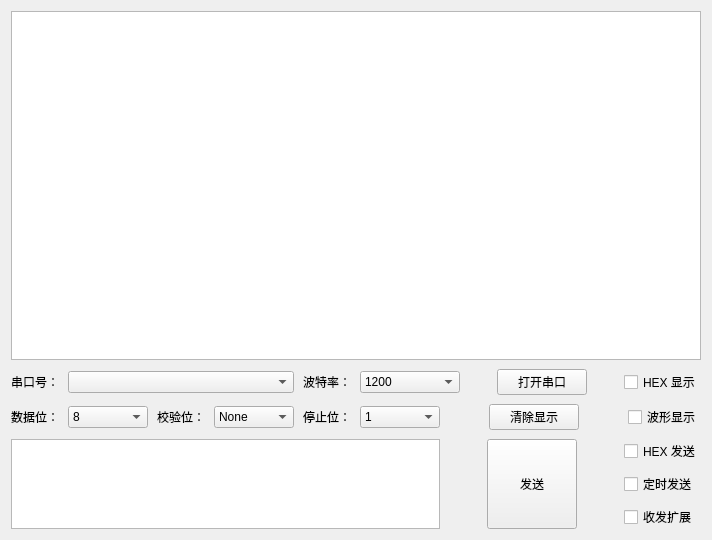
<?xml version="1.0" encoding="UTF-8"?>
<ui version="4.0">
 <author>XIVN1987</author>
 <class>SERCOM</class>
 <widget class="QWidget" name="SERCOM">
  <property name="geometry">
   <rect>
    <x>0</x>
    <y>0</y>
    <width>712</width>
    <height>540</height>
   </rect>
  </property>
  <property name="sizePolicy">
   <sizepolicy hsizetype="Preferred" vsizetype="Preferred">
    <horstretch>0</horstretch>
    <verstretch>0</verstretch>
   </sizepolicy>
  </property>
  <property name="windowTitle">
   <string>XIVN1987 串口助手</string>
  </property>
  <property name="windowIcon">
   <iconset>
    <normaloff>Image/serial.ico</normaloff>Image/serial.ico</iconset>
  </property>
  <layout class="QVBoxLayout" name="vLayout0">
   <property name="spacing">
    <number>9</number>
   </property>
   <item>
    <widget class="QTextEdit" name="txtMain">
     <property name="frameShadow">
      <enum>QFrame::Sunken</enum>
     </property>
     <property name="textInteractionFlags">
      <set>Qt::TextSelectableByKeyboard|Qt::TextSelectableByMouse</set>
     </property>
    </widget>
   </item>
   <item>
    <layout class="QHBoxLayout" name="hLayout1">
     <property name="spacing">
      <number>9</number>
     </property>
     <item>
      <widget class="QLabel" name="lblPort">
       <property name="sizePolicy">
        <sizepolicy hsizetype="Fixed" vsizetype="Fixed">
         <horstretch>0</horstretch>
         <verstretch>0</verstretch>
        </sizepolicy>
       </property>
       <property name="text">
        <string>串口号：</string>
       </property>
      </widget>
     </item>
     <item>
      <widget class="QComboBox" name="cmbPort">
       <property name="sizePolicy">
        <sizepolicy hsizetype="Fixed" vsizetype="Fixed">
         <horstretch>0</horstretch>
         <verstretch>0</verstretch>
        </sizepolicy>
       </property>
       <property name="minimumSize">
        <size>
         <width>226</width>
         <height>0</height>
        </size>
       </property>
       <property name="maximumSize">
        <size>
         <width>226</width>
         <height>16777215</height>
        </size>
       </property>
      </widget>
     </item>
     <item>
      <widget class="QLabel" name="lblBaud">
       <property name="sizePolicy">
        <sizepolicy hsizetype="Fixed" vsizetype="Fixed">
         <horstretch>0</horstretch>
         <verstretch>0</verstretch>
        </sizepolicy>
       </property>
       <property name="text">
        <string>波特率：</string>
       </property>
      </widget>
     </item>
     <item>
      <widget class="QComboBox" name="cmbBaud">
       <property name="sizePolicy">
        <sizepolicy hsizetype="Fixed" vsizetype="Fixed">
         <horstretch>0</horstretch>
         <verstretch>0</verstretch>
        </sizepolicy>
       </property>
       <property name="minimumSize">
        <size>
         <width>100</width>
         <height>0</height>
        </size>
       </property>
       <property name="currentIndex">
        <number>0</number>
       </property>
       <item>
        <property name="text">
         <string>1200</string>
        </property>
       </item>
       <item>
        <property name="text">
         <string>2400</string>
        </property>
       </item>
       <item>
        <property name="text">
         <string>4800</string>
        </property>
       </item>
       <item>
        <property name="text">
         <string>9600</string>
        </property>
       </item>
       <item>
        <property name="text">
         <string>14400</string>
        </property>
       </item>
       <item>
        <property name="text">
         <string>19200</string>
        </property>
       </item>
       <item>
        <property name="text">
         <string>28800</string>
        </property>
       </item>
       <item>
        <property name="text">
         <string>57600</string>
        </property>
       </item>
       <item>
        <property name="text">
         <string>115200</string>
        </property>
       </item>
       <item>
        <property name="text">
         <string>500000</string>
        </property>
       </item>
      </widget>
     </item>
     <item>
      <spacer name="hSpacer11">
       <property name="orientation">
        <enum>Qt::Horizontal</enum>
       </property>
       <property name="sizeHint" stdset="0">
        <size>
         <width>40</width>
         <height>20</height>
        </size>
       </property>
      </spacer>
     </item>
     <item>
      <widget class="QPushButton" name="btnOpen">
       <property name="sizePolicy">
        <sizepolicy hsizetype="Fixed" vsizetype="Fixed">
         <horstretch>0</horstretch>
         <verstretch>0</verstretch>
        </sizepolicy>
       </property>
       <property name="minimumSize">
        <size>
         <width>90</width>
         <height>0</height>
        </size>
       </property>
       <property name="text">
        <string>打开串口</string>
       </property>
       <property name="checkable">
        <bool>false</bool>
       </property>
      </widget>
     </item>
     <item>
      <spacer name="hSpacer12">
       <property name="orientation">
        <enum>Qt::Horizontal</enum>
       </property>
       <property name="sizeHint" stdset="0">
        <size>
         <width>40</width>
         <height>20</height>
        </size>
       </property>
      </spacer>
     </item>
     <item>
      <widget class="QCheckBox" name="chkHEXShow">
       <property name="sizePolicy">
        <sizepolicy hsizetype="Fixed" vsizetype="Fixed">
         <horstretch>0</horstretch>
         <verstretch>0</verstretch>
        </sizepolicy>
       </property>
       <property name="text">
        <string>HEX 显示</string>
       </property>
      </widget>
     </item>
    </layout>
   </item>
   <item>
    <layout class="QHBoxLayout" name="hLayout2">
     <property name="spacing">
      <number>9</number>
     </property>
     <item>
      <widget class="QLabel" name="lblData">
       <property name="sizePolicy">
        <sizepolicy hsizetype="Fixed" vsizetype="Fixed">
         <horstretch>0</horstretch>
         <verstretch>0</verstretch>
        </sizepolicy>
       </property>
       <property name="text">
        <string>数据位：</string>
       </property>
      </widget>
     </item>
     <item>
      <widget class="QComboBox" name="cmbData">
       <property name="sizePolicy">
        <sizepolicy hsizetype="Fixed" vsizetype="Fixed">
         <horstretch>0</horstretch>
         <verstretch>0</verstretch>
        </sizepolicy>
       </property>
       <property name="minimumSize">
        <size>
         <width>80</width>
         <height>0</height>
        </size>
       </property>
       <item>
        <property name="text">
         <string>8</string>
        </property>
       </item>
       <item>
        <property name="text">
         <string>7</string>
        </property>
       </item>
       <item>
        <property name="text">
         <string>6</string>
        </property>
       </item>
       <item>
        <property name="text">
         <string>5</string>
        </property>
       </item>
      </widget>
     </item>
     <item>
      <widget class="QLabel" name="lblChek">
       <property name="sizePolicy">
        <sizepolicy hsizetype="Fixed" vsizetype="Fixed">
         <horstretch>0</horstretch>
         <verstretch>0</verstretch>
        </sizepolicy>
       </property>
       <property name="text">
        <string>校验位：</string>
       </property>
      </widget>
     </item>
     <item>
      <widget class="QComboBox" name="cmbChek">
       <property name="sizePolicy">
        <sizepolicy hsizetype="Fixed" vsizetype="Fixed">
         <horstretch>0</horstretch>
         <verstretch>0</verstretch>
        </sizepolicy>
       </property>
       <property name="minimumSize">
        <size>
         <width>80</width>
         <height>0</height>
        </size>
       </property>
       <item>
        <property name="text">
         <string>None</string>
        </property>
       </item>
       <item>
        <property name="text">
         <string>Odd</string>
        </property>
       </item>
       <item>
        <property name="text">
         <string>Even</string>
        </property>
       </item>
       <item>
        <property name="text">
         <string>One</string>
        </property>
       </item>
       <item>
        <property name="text">
         <string>Zero</string>
        </property>
       </item>
      </widget>
     </item>
     <item>
      <widget class="QLabel" name="lblStop">
       <property name="sizePolicy">
        <sizepolicy hsizetype="Fixed" vsizetype="Fixed">
         <horstretch>0</horstretch>
         <verstretch>0</verstretch>
        </sizepolicy>
       </property>
       <property name="text">
        <string>停止位：</string>
       </property>
      </widget>
     </item>
     <item>
      <widget class="QComboBox" name="cmbStop">
       <property name="sizePolicy">
        <sizepolicy hsizetype="Fixed" vsizetype="Fixed">
         <horstretch>0</horstretch>
         <verstretch>0</verstretch>
        </sizepolicy>
       </property>
       <property name="minimumSize">
        <size>
         <width>80</width>
         <height>0</height>
        </size>
       </property>
       <item>
        <property name="text">
         <string>1</string>
        </property>
       </item>
       <item>
        <property name="text">
         <string>2</string>
        </property>
       </item>
      </widget>
     </item>
     <item>
      <spacer name="hSpacer21">
       <property name="orientation">
        <enum>Qt::Horizontal</enum>
       </property>
       <property name="sizeHint" stdset="0">
        <size>
         <width>40</width>
         <height>20</height>
        </size>
       </property>
      </spacer>
     </item>
     <item>
      <widget class="QPushButton" name="btnClear">
       <property name="sizePolicy">
        <sizepolicy hsizetype="Fixed" vsizetype="Fixed">
         <horstretch>0</horstretch>
         <verstretch>0</verstretch>
        </sizepolicy>
       </property>
       <property name="minimumSize">
        <size>
         <width>90</width>
         <height>0</height>
        </size>
       </property>
       <property name="text">
        <string>清除显示</string>
       </property>
      </widget>
     </item>
     <item>
      <spacer name="hSpacer22">
       <property name="orientation">
        <enum>Qt::Horizontal</enum>
       </property>
       <property name="sizeHint" stdset="0">
        <size>
         <width>40</width>
         <height>20</height>
        </size>
       </property>
      </spacer>
     </item>
     <item>
      <widget class="QCheckBox" name="chkWavShow">
       <property name="text">
        <string>波形显示</string>
       </property>
      </widget>
     </item>
    </layout>
   </item>
   <item>
    <layout class="QGridLayout" name="gLayout3">
     <property name="topMargin">
      <number>0</number>
     </property>
     <property name="spacing">
      <number>9</number>
     </property>
     <item row="1" column="1">
      <spacer name="hSpacer31">
       <property name="orientation">
        <enum>Qt::Horizontal</enum>
       </property>
       <property name="sizeHint" stdset="0">
        <size>
         <width>40</width>
         <height>20</height>
        </size>
       </property>
      </spacer>
     </item>
     <item row="1" column="3">
      <spacer name="hSpacer32">
       <property name="orientation">
        <enum>Qt::Horizontal</enum>
       </property>
       <property name="sizeHint" stdset="0">
        <size>
         <width>40</width>
         <height>20</height>
        </size>
       </property>
      </spacer>
     </item>
     <item row="0" column="4">
      <widget class="QCheckBox" name="chkHEXSend">
       <property name="sizePolicy">
        <sizepolicy hsizetype="Fixed" vsizetype="Fixed">
         <horstretch>0</horstretch>
         <verstretch>0</verstretch>
        </sizepolicy>
       </property>
       <property name="text">
        <string>HEX 发送</string>
       </property>
      </widget>
     </item>
     <item row="1" column="4">
      <widget class="QCheckBox" name="chkTimSend">
       <property name="text">
        <string>定时发送</string>
       </property>
      </widget>
     </item>
     <item row="2" column="4">
      <widget class="QCheckBox" name="chkExtTran">
       <property name="text">
        <string>收发扩展</string>
       </property>
      </widget>
     </item>
     <item row="0" column="0" rowspan="3">
      <widget class="QTextEdit" name="txtSend">
       <property name="sizePolicy">
        <sizepolicy hsizetype="Fixed" vsizetype="Preferred">
         <horstretch>0</horstretch>
         <verstretch>0</verstretch>
        </sizepolicy>
       </property>
       <property name="minimumSize">
        <size>
         <width>429</width>
         <height>0</height>
        </size>
       </property>
      </widget>
     </item>
     <item row="0" column="2" rowspan="3">
      <widget class="QPushButton" name="btnSend">
       <property name="sizePolicy">
        <sizepolicy hsizetype="Fixed" vsizetype="Expanding">
         <horstretch>0</horstretch>
         <verstretch>0</verstretch>
        </sizepolicy>
       </property>
       <property name="minimumSize">
        <size>
         <width>90</width>
         <height>0</height>
        </size>
       </property>
       <property name="text">
        <string>发送</string>
       </property>
      </widget>
     </item>
    </layout>
   </item>
  </layout>
 </widget>
 <resources/>
 <connections/>
</ui>
